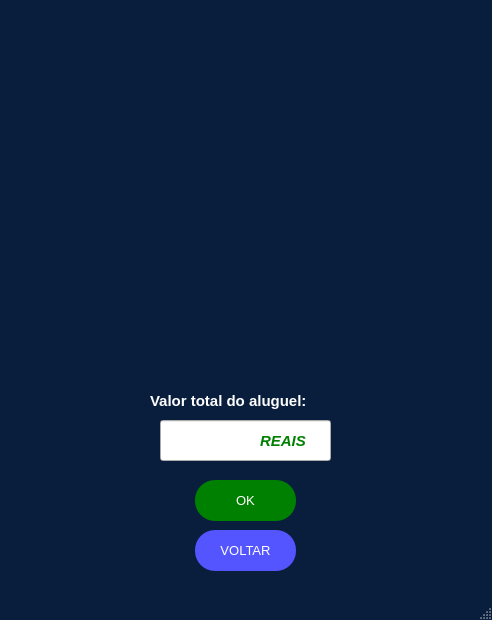
<?xml version="1.0" encoding="UTF-8"?>
<ui version="4.0">
 <class>MainWindow</class>
 <widget class="QMainWindow" name="MainWindow">
  <property name="geometry">
   <rect>
    <x>0</x>
    <y>0</y>
    <width>492</width>
    <height>620</height>
   </rect>
  </property>
  <property name="palette">
   <palette>
    <active>
     <colorrole role="WindowText">
      <brush brushstyle="SolidPattern">
       <color alpha="255">
        <red>255</red>
        <green>255</green>
        <blue>255</blue>
       </color>
      </brush>
     </colorrole>
     <colorrole role="Button">
      <brush brushstyle="SolidPattern">
       <color alpha="255">
        <red>9</red>
        <green>30</green>
        <blue>61</blue>
       </color>
      </brush>
     </colorrole>
     <colorrole role="Light">
      <brush brushstyle="SolidPattern">
       <color alpha="255">
        <red>13</red>
        <green>45</green>
        <blue>91</blue>
       </color>
      </brush>
     </colorrole>
     <colorrole role="Midlight">
      <brush brushstyle="SolidPattern">
       <color alpha="255">
        <red>11</red>
        <green>37</green>
        <blue>76</blue>
       </color>
      </brush>
     </colorrole>
     <colorrole role="Dark">
      <brush brushstyle="SolidPattern">
       <color alpha="255">
        <red>4</red>
        <green>15</green>
        <blue>30</blue>
       </color>
      </brush>
     </colorrole>
     <colorrole role="Mid">
      <brush brushstyle="SolidPattern">
       <color alpha="255">
        <red>6</red>
        <green>20</green>
        <blue>41</blue>
       </color>
      </brush>
     </colorrole>
     <colorrole role="Text">
      <brush brushstyle="SolidPattern">
       <color alpha="255">
        <red>255</red>
        <green>255</green>
        <blue>255</blue>
       </color>
      </brush>
     </colorrole>
     <colorrole role="BrightText">
      <brush brushstyle="SolidPattern">
       <color alpha="255">
        <red>255</red>
        <green>255</green>
        <blue>255</blue>
       </color>
      </brush>
     </colorrole>
     <colorrole role="ButtonText">
      <brush brushstyle="SolidPattern">
       <color alpha="255">
        <red>255</red>
        <green>255</green>
        <blue>255</blue>
       </color>
      </brush>
     </colorrole>
     <colorrole role="Base">
      <brush brushstyle="SolidPattern">
       <color alpha="255">
        <red>0</red>
        <green>0</green>
        <blue>0</blue>
       </color>
      </brush>
     </colorrole>
     <colorrole role="Window">
      <brush brushstyle="SolidPattern">
       <color alpha="255">
        <red>9</red>
        <green>30</green>
        <blue>61</blue>
       </color>
      </brush>
     </colorrole>
     <colorrole role="Shadow">
      <brush brushstyle="SolidPattern">
       <color alpha="255">
        <red>0</red>
        <green>0</green>
        <blue>0</blue>
       </color>
      </brush>
     </colorrole>
     <colorrole role="AlternateBase">
      <brush brushstyle="SolidPattern">
       <color alpha="255">
        <red>4</red>
        <green>15</green>
        <blue>30</blue>
       </color>
      </brush>
     </colorrole>
     <colorrole role="ToolTipBase">
      <brush brushstyle="SolidPattern">
       <color alpha="255">
        <red>255</red>
        <green>255</green>
        <blue>220</blue>
       </color>
      </brush>
     </colorrole>
     <colorrole role="ToolTipText">
      <brush brushstyle="SolidPattern">
       <color alpha="255">
        <red>0</red>
        <green>0</green>
        <blue>0</blue>
       </color>
      </brush>
     </colorrole>
     <colorrole role="PlaceholderText">
      <brush brushstyle="SolidPattern">
       <color alpha="128">
        <red>255</red>
        <green>255</green>
        <blue>255</blue>
       </color>
      </brush>
     </colorrole>
    </active>
    <inactive>
     <colorrole role="WindowText">
      <brush brushstyle="SolidPattern">
       <color alpha="255">
        <red>255</red>
        <green>255</green>
        <blue>255</blue>
       </color>
      </brush>
     </colorrole>
     <colorrole role="Button">
      <brush brushstyle="SolidPattern">
       <color alpha="255">
        <red>9</red>
        <green>30</green>
        <blue>61</blue>
       </color>
      </brush>
     </colorrole>
     <colorrole role="Light">
      <brush brushstyle="SolidPattern">
       <color alpha="255">
        <red>13</red>
        <green>45</green>
        <blue>91</blue>
       </color>
      </brush>
     </colorrole>
     <colorrole role="Midlight">
      <brush brushstyle="SolidPattern">
       <color alpha="255">
        <red>11</red>
        <green>37</green>
        <blue>76</blue>
       </color>
      </brush>
     </colorrole>
     <colorrole role="Dark">
      <brush brushstyle="SolidPattern">
       <color alpha="255">
        <red>4</red>
        <green>15</green>
        <blue>30</blue>
       </color>
      </brush>
     </colorrole>
     <colorrole role="Mid">
      <brush brushstyle="SolidPattern">
       <color alpha="255">
        <red>6</red>
        <green>20</green>
        <blue>41</blue>
       </color>
      </brush>
     </colorrole>
     <colorrole role="Text">
      <brush brushstyle="SolidPattern">
       <color alpha="255">
        <red>255</red>
        <green>255</green>
        <blue>255</blue>
       </color>
      </brush>
     </colorrole>
     <colorrole role="BrightText">
      <brush brushstyle="SolidPattern">
       <color alpha="255">
        <red>255</red>
        <green>255</green>
        <blue>255</blue>
       </color>
      </brush>
     </colorrole>
     <colorrole role="ButtonText">
      <brush brushstyle="SolidPattern">
       <color alpha="255">
        <red>255</red>
        <green>255</green>
        <blue>255</blue>
       </color>
      </brush>
     </colorrole>
     <colorrole role="Base">
      <brush brushstyle="SolidPattern">
       <color alpha="255">
        <red>0</red>
        <green>0</green>
        <blue>0</blue>
       </color>
      </brush>
     </colorrole>
     <colorrole role="Window">
      <brush brushstyle="SolidPattern">
       <color alpha="255">
        <red>9</red>
        <green>30</green>
        <blue>61</blue>
       </color>
      </brush>
     </colorrole>
     <colorrole role="Shadow">
      <brush brushstyle="SolidPattern">
       <color alpha="255">
        <red>0</red>
        <green>0</green>
        <blue>0</blue>
       </color>
      </brush>
     </colorrole>
     <colorrole role="AlternateBase">
      <brush brushstyle="SolidPattern">
       <color alpha="255">
        <red>4</red>
        <green>15</green>
        <blue>30</blue>
       </color>
      </brush>
     </colorrole>
     <colorrole role="ToolTipBase">
      <brush brushstyle="SolidPattern">
       <color alpha="255">
        <red>255</red>
        <green>255</green>
        <blue>220</blue>
       </color>
      </brush>
     </colorrole>
     <colorrole role="ToolTipText">
      <brush brushstyle="SolidPattern">
       <color alpha="255">
        <red>0</red>
        <green>0</green>
        <blue>0</blue>
       </color>
      </brush>
     </colorrole>
     <colorrole role="PlaceholderText">
      <brush brushstyle="SolidPattern">
       <color alpha="128">
        <red>255</red>
        <green>255</green>
        <blue>255</blue>
       </color>
      </brush>
     </colorrole>
    </inactive>
    <disabled>
     <colorrole role="WindowText">
      <brush brushstyle="SolidPattern">
       <color alpha="255">
        <red>4</red>
        <green>15</green>
        <blue>30</blue>
       </color>
      </brush>
     </colorrole>
     <colorrole role="Button">
      <brush brushstyle="SolidPattern">
       <color alpha="255">
        <red>9</red>
        <green>30</green>
        <blue>61</blue>
       </color>
      </brush>
     </colorrole>
     <colorrole role="Light">
      <brush brushstyle="SolidPattern">
       <color alpha="255">
        <red>13</red>
        <green>45</green>
        <blue>91</blue>
       </color>
      </brush>
     </colorrole>
     <colorrole role="Midlight">
      <brush brushstyle="SolidPattern">
       <color alpha="255">
        <red>11</red>
        <green>37</green>
        <blue>76</blue>
       </color>
      </brush>
     </colorrole>
     <colorrole role="Dark">
      <brush brushstyle="SolidPattern">
       <color alpha="255">
        <red>4</red>
        <green>15</green>
        <blue>30</blue>
       </color>
      </brush>
     </colorrole>
     <colorrole role="Mid">
      <brush brushstyle="SolidPattern">
       <color alpha="255">
        <red>6</red>
        <green>20</green>
        <blue>41</blue>
       </color>
      </brush>
     </colorrole>
     <colorrole role="Text">
      <brush brushstyle="SolidPattern">
       <color alpha="255">
        <red>4</red>
        <green>15</green>
        <blue>30</blue>
       </color>
      </brush>
     </colorrole>
     <colorrole role="BrightText">
      <brush brushstyle="SolidPattern">
       <color alpha="255">
        <red>255</red>
        <green>255</green>
        <blue>255</blue>
       </color>
      </brush>
     </colorrole>
     <colorrole role="ButtonText">
      <brush brushstyle="SolidPattern">
       <color alpha="255">
        <red>4</red>
        <green>15</green>
        <blue>30</blue>
       </color>
      </brush>
     </colorrole>
     <colorrole role="Base">
      <brush brushstyle="SolidPattern">
       <color alpha="255">
        <red>9</red>
        <green>30</green>
        <blue>61</blue>
       </color>
      </brush>
     </colorrole>
     <colorrole role="Window">
      <brush brushstyle="SolidPattern">
       <color alpha="255">
        <red>9</red>
        <green>30</green>
        <blue>61</blue>
       </color>
      </brush>
     </colorrole>
     <colorrole role="Shadow">
      <brush brushstyle="SolidPattern">
       <color alpha="255">
        <red>0</red>
        <green>0</green>
        <blue>0</blue>
       </color>
      </brush>
     </colorrole>
     <colorrole role="AlternateBase">
      <brush brushstyle="SolidPattern">
       <color alpha="255">
        <red>9</red>
        <green>30</green>
        <blue>61</blue>
       </color>
      </brush>
     </colorrole>
     <colorrole role="ToolTipBase">
      <brush brushstyle="SolidPattern">
       <color alpha="255">
        <red>255</red>
        <green>255</green>
        <blue>220</blue>
       </color>
      </brush>
     </colorrole>
     <colorrole role="ToolTipText">
      <brush brushstyle="SolidPattern">
       <color alpha="255">
        <red>0</red>
        <green>0</green>
        <blue>0</blue>
       </color>
      </brush>
     </colorrole>
     <colorrole role="PlaceholderText">
      <brush brushstyle="SolidPattern">
       <color alpha="128">
        <red>255</red>
        <green>255</green>
        <blue>255</blue>
       </color>
      </brush>
     </colorrole>
    </disabled>
   </palette>
  </property>
  <property name="windowTitle">
   <string>Long Drive</string>
  </property>
  <property name="windowIcon">
   <iconset>
    <normaloff>../Logos/LOGO4.png</normaloff>../Logos/LOGO4.png</iconset>
  </property>
  <property name="layoutDirection">
   <enum>Qt::LeftToRight</enum>
  </property>
  <widget class="QWidget" name="centralwidget">
   <widget class="QPushButton" name="kwidt2">
    <property name="geometry">
     <rect>
      <x>30</x>
      <y>-100</y>
      <width>431</width>
      <height>451</height>
     </rect>
    </property>
    <property name="palette">
     <palette>
      <active>
       <colorrole role="WindowText">
        <brush brushstyle="SolidPattern">
         <color alpha="255">
          <red>170</red>
          <green>85</green>
          <blue>0</blue>
         </color>
        </brush>
       </colorrole>
       <colorrole role="Text">
        <brush brushstyle="SolidPattern">
         <color alpha="255">
          <red>0</red>
          <green>0</green>
          <blue>0</blue>
         </color>
        </brush>
       </colorrole>
       <colorrole role="BrightText">
        <brush brushstyle="SolidPattern">
         <color alpha="255">
          <red>203</red>
          <green>255</green>
          <blue>80</blue>
         </color>
        </brush>
       </colorrole>
       <colorrole role="ButtonText">
        <brush brushstyle="SolidPattern">
         <color alpha="255">
          <red>57</red>
          <green>87</green>
          <blue>255</blue>
         </color>
        </brush>
       </colorrole>
       <colorrole role="ToolTipBase">
        <brush brushstyle="SolidPattern">
         <color alpha="255">
          <red>255</red>
          <green>255</green>
          <blue>0</blue>
         </color>
        </brush>
       </colorrole>
       <colorrole role="PlaceholderText">
        <brush brushstyle="SolidPattern">
         <color alpha="128">
          <red>0</red>
          <green>0</green>
          <blue>0</blue>
         </color>
        </brush>
       </colorrole>
      </active>
      <inactive>
       <colorrole role="WindowText">
        <brush brushstyle="SolidPattern">
         <color alpha="255">
          <red>170</red>
          <green>85</green>
          <blue>0</blue>
         </color>
        </brush>
       </colorrole>
       <colorrole role="Text">
        <brush brushstyle="SolidPattern">
         <color alpha="255">
          <red>0</red>
          <green>0</green>
          <blue>0</blue>
         </color>
        </brush>
       </colorrole>
       <colorrole role="BrightText">
        <brush brushstyle="SolidPattern">
         <color alpha="255">
          <red>203</red>
          <green>255</green>
          <blue>80</blue>
         </color>
        </brush>
       </colorrole>
       <colorrole role="ButtonText">
        <brush brushstyle="SolidPattern">
         <color alpha="255">
          <red>57</red>
          <green>87</green>
          <blue>255</blue>
         </color>
        </brush>
       </colorrole>
       <colorrole role="ToolTipBase">
        <brush brushstyle="SolidPattern">
         <color alpha="255">
          <red>255</red>
          <green>255</green>
          <blue>0</blue>
         </color>
        </brush>
       </colorrole>
       <colorrole role="PlaceholderText">
        <brush brushstyle="SolidPattern">
         <color alpha="128">
          <red>0</red>
          <green>0</green>
          <blue>0</blue>
         </color>
        </brush>
       </colorrole>
      </inactive>
      <disabled>
       <colorrole role="WindowText">
        <brush brushstyle="SolidPattern">
         <color alpha="255">
          <red>4</red>
          <green>15</green>
          <blue>30</blue>
         </color>
        </brush>
       </colorrole>
       <colorrole role="Text">
        <brush brushstyle="SolidPattern">
         <color alpha="255">
          <red>120</red>
          <green>120</green>
          <blue>120</blue>
         </color>
        </brush>
       </colorrole>
       <colorrole role="BrightText">
        <brush brushstyle="SolidPattern">
         <color alpha="255">
          <red>203</red>
          <green>255</green>
          <blue>80</blue>
         </color>
        </brush>
       </colorrole>
       <colorrole role="ButtonText">
        <brush brushstyle="SolidPattern">
         <color alpha="255">
          <red>120</red>
          <green>120</green>
          <blue>120</blue>
         </color>
        </brush>
       </colorrole>
       <colorrole role="ToolTipBase">
        <brush brushstyle="SolidPattern">
         <color alpha="255">
          <red>255</red>
          <green>255</green>
          <blue>0</blue>
         </color>
        </brush>
       </colorrole>
       <colorrole role="PlaceholderText">
        <brush brushstyle="SolidPattern">
         <color alpha="128">
          <red>0</red>
          <green>0</green>
          <blue>0</blue>
         </color>
        </brush>
       </colorrole>
      </disabled>
     </palette>
    </property>
    <property name="font">
     <font>
      <family>Arial</family>
      <weight>75</weight>
      <bold>true</bold>
     </font>
    </property>
    <property name="contextMenuPolicy">
     <enum>Qt::CustomContextMenu</enum>
    </property>
    <property name="text">
     <string/>
    </property>
    <property name="icon">
     <iconset>
      <normaloff>../Imagens/Parte 2/1.6 hrv EDIT.png</normaloff>../Imagens/Parte 2/1.6 hrv EDIT.png</iconset>
    </property>
    <property name="iconSize">
     <size>
      <width>492</width>
      <height>456</height>
     </size>
    </property>
    <property name="checkable">
     <bool>false</bool>
    </property>
    <property name="autoRepeat">
     <bool>false</bool>
    </property>
    <property name="autoExclusive">
     <bool>false</bool>
    </property>
    <property name="autoDefault">
     <bool>false</bool>
    </property>
    <property name="default">
     <bool>false</bool>
    </property>
    <property name="flat">
     <bool>true</bool>
    </property>
   </widget>
   <widget class="QLabel" name="logoT6">
    <property name="enabled">
     <bool>true</bool>
    </property>
    <property name="geometry">
     <rect>
      <x>1110</x>
      <y>530</y>
      <width>231</width>
      <height>231</height>
     </rect>
    </property>
    <property name="toolTip">
     <string>&lt;html&gt;&lt;head/&gt;&lt;body&gt;&lt;p align=&quot;center&quot;&gt;&lt;br/&gt;&lt;/p&gt;&lt;/body&gt;&lt;/html&gt;</string>
    </property>
    <property name="whatsThis">
     <string>&lt;html&gt;&lt;head/&gt;&lt;body&gt;&lt;p align=&quot;center&quot;&gt;&lt;br/&gt;&lt;/p&gt;&lt;/body&gt;&lt;/html&gt;</string>
    </property>
    <property name="autoFillBackground">
     <bool>false</bool>
    </property>
    <property name="styleSheet">
     <string notr="true"/>
    </property>
    <property name="text">
     <string/>
    </property>
    <property name="pixmap">
     <pixmap>../Logos/LOGO2.png</pixmap>
    </property>
    <property name="scaledContents">
     <bool>true</bool>
    </property>
    <property name="wordWrap">
     <bool>false</bool>
    </property>
   </widget>
   <widget class="QPushButton" name="voltar_10">
    <property name="geometry">
     <rect>
      <x>195</x>
      <y>530</y>
      <width>101</width>
      <height>41</height>
     </rect>
    </property>
    <property name="palette">
     <palette>
      <active>
       <colorrole role="WindowText">
        <brush brushstyle="SolidPattern">
         <color alpha="255">
          <red>255</red>
          <green>255</green>
          <blue>255</blue>
         </color>
        </brush>
       </colorrole>
       <colorrole role="Button">
        <brush brushstyle="SolidPattern">
         <color alpha="255">
          <red>85</red>
          <green>85</green>
          <blue>255</blue>
         </color>
        </brush>
       </colorrole>
       <colorrole role="Text">
        <brush brushstyle="SolidPattern">
         <color alpha="255">
          <red>255</red>
          <green>255</green>
          <blue>255</blue>
         </color>
        </brush>
       </colorrole>
       <colorrole role="BrightText">
        <brush brushstyle="SolidPattern">
         <color alpha="255">
          <red>203</red>
          <green>255</green>
          <blue>80</blue>
         </color>
        </brush>
       </colorrole>
       <colorrole role="ButtonText">
        <brush brushstyle="SolidPattern">
         <color alpha="255">
          <red>255</red>
          <green>255</green>
          <blue>255</blue>
         </color>
        </brush>
       </colorrole>
       <colorrole role="Base">
        <brush brushstyle="SolidPattern">
         <color alpha="255">
          <red>85</red>
          <green>85</green>
          <blue>255</blue>
         </color>
        </brush>
       </colorrole>
       <colorrole role="Window">
        <brush brushstyle="SolidPattern">
         <color alpha="255">
          <red>85</red>
          <green>85</green>
          <blue>255</blue>
         </color>
        </brush>
       </colorrole>
       <colorrole role="ToolTipBase">
        <brush brushstyle="SolidPattern">
         <color alpha="255">
          <red>255</red>
          <green>255</green>
          <blue>0</blue>
         </color>
        </brush>
       </colorrole>
       <colorrole role="PlaceholderText">
        <brush brushstyle="SolidPattern">
         <color alpha="128">
          <red>0</red>
          <green>0</green>
          <blue>0</blue>
         </color>
        </brush>
       </colorrole>
      </active>
      <inactive>
       <colorrole role="WindowText">
        <brush brushstyle="SolidPattern">
         <color alpha="255">
          <red>255</red>
          <green>255</green>
          <blue>255</blue>
         </color>
        </brush>
       </colorrole>
       <colorrole role="Button">
        <brush brushstyle="SolidPattern">
         <color alpha="255">
          <red>85</red>
          <green>85</green>
          <blue>255</blue>
         </color>
        </brush>
       </colorrole>
       <colorrole role="Text">
        <brush brushstyle="SolidPattern">
         <color alpha="255">
          <red>255</red>
          <green>255</green>
          <blue>255</blue>
         </color>
        </brush>
       </colorrole>
       <colorrole role="BrightText">
        <brush brushstyle="SolidPattern">
         <color alpha="255">
          <red>203</red>
          <green>255</green>
          <blue>80</blue>
         </color>
        </brush>
       </colorrole>
       <colorrole role="ButtonText">
        <brush brushstyle="SolidPattern">
         <color alpha="255">
          <red>255</red>
          <green>255</green>
          <blue>255</blue>
         </color>
        </brush>
       </colorrole>
       <colorrole role="Base">
        <brush brushstyle="SolidPattern">
         <color alpha="255">
          <red>85</red>
          <green>85</green>
          <blue>255</blue>
         </color>
        </brush>
       </colorrole>
       <colorrole role="Window">
        <brush brushstyle="SolidPattern">
         <color alpha="255">
          <red>85</red>
          <green>85</green>
          <blue>255</blue>
         </color>
        </brush>
       </colorrole>
       <colorrole role="ToolTipBase">
        <brush brushstyle="SolidPattern">
         <color alpha="255">
          <red>255</red>
          <green>255</green>
          <blue>0</blue>
         </color>
        </brush>
       </colorrole>
       <colorrole role="PlaceholderText">
        <brush brushstyle="SolidPattern">
         <color alpha="128">
          <red>0</red>
          <green>0</green>
          <blue>0</blue>
         </color>
        </brush>
       </colorrole>
      </inactive>
      <disabled>
       <colorrole role="WindowText">
        <brush brushstyle="SolidPattern">
         <color alpha="255">
          <red>255</red>
          <green>255</green>
          <blue>255</blue>
         </color>
        </brush>
       </colorrole>
       <colorrole role="Button">
        <brush brushstyle="SolidPattern">
         <color alpha="255">
          <red>85</red>
          <green>85</green>
          <blue>255</blue>
         </color>
        </brush>
       </colorrole>
       <colorrole role="Text">
        <brush brushstyle="SolidPattern">
         <color alpha="255">
          <red>255</red>
          <green>255</green>
          <blue>255</blue>
         </color>
        </brush>
       </colorrole>
       <colorrole role="BrightText">
        <brush brushstyle="SolidPattern">
         <color alpha="255">
          <red>203</red>
          <green>255</green>
          <blue>80</blue>
         </color>
        </brush>
       </colorrole>
       <colorrole role="ButtonText">
        <brush brushstyle="SolidPattern">
         <color alpha="255">
          <red>255</red>
          <green>255</green>
          <blue>255</blue>
         </color>
        </brush>
       </colorrole>
       <colorrole role="Base">
        <brush brushstyle="SolidPattern">
         <color alpha="255">
          <red>85</red>
          <green>85</green>
          <blue>255</blue>
         </color>
        </brush>
       </colorrole>
       <colorrole role="Window">
        <brush brushstyle="SolidPattern">
         <color alpha="255">
          <red>85</red>
          <green>85</green>
          <blue>255</blue>
         </color>
        </brush>
       </colorrole>
       <colorrole role="ToolTipBase">
        <brush brushstyle="SolidPattern">
         <color alpha="255">
          <red>255</red>
          <green>255</green>
          <blue>0</blue>
         </color>
        </brush>
       </colorrole>
       <colorrole role="PlaceholderText">
        <brush brushstyle="SolidPattern">
         <color alpha="128">
          <red>0</red>
          <green>0</green>
          <blue>0</blue>
         </color>
        </brush>
       </colorrole>
      </disabled>
     </palette>
    </property>
    <property name="font">
     <font>
      <family>Arial</family>
      <pointsize>10</pointsize>
      <weight>9</weight>
      <italic>false</italic>
      <bold>false</bold>
     </font>
    </property>
    <property name="contextMenuPolicy">
     <enum>Qt::CustomContextMenu</enum>
    </property>
    <property name="styleSheet">
     <string notr="true">QPushButton{
	color:white;
	border-radius:20px;
	background-color: rgb(85, 85, 255);
	font: 75 10pt &quot;Arial&quot;;
}
QPushButton:hover{
	background-color: rgb(10, 10, 127);
}</string>
    </property>
    <property name="text">
     <string>VOLTAR</string>
    </property>
    <property name="iconSize">
     <size>
      <width>93</width>
      <height>100</height>
     </size>
    </property>
    <property name="checkable">
     <bool>false</bool>
    </property>
    <property name="autoRepeat">
     <bool>false</bool>
    </property>
    <property name="autoExclusive">
     <bool>false</bool>
    </property>
    <property name="autoDefault">
     <bool>false</bool>
    </property>
    <property name="default">
     <bool>false</bool>
    </property>
    <property name="flat">
     <bool>true</bool>
    </property>
   </widget>
   <widget class="QLabel" name="datacli1">
    <property name="geometry">
     <rect>
      <x>150</x>
      <y>385</y>
      <width>201</width>
      <height>31</height>
     </rect>
    </property>
    <property name="font">
     <font>
      <family>Arial</family>
      <pointsize>11</pointsize>
      <weight>75</weight>
      <bold>true</bold>
     </font>
    </property>
    <property name="text">
     <string>Valor total do aluguel:</string>
    </property>
   </widget>
   <widget class="QPushButton" name="devolver">
    <property name="geometry">
     <rect>
      <x>195</x>
      <y>480</y>
      <width>101</width>
      <height>41</height>
     </rect>
    </property>
    <property name="palette">
     <palette>
      <active>
       <colorrole role="WindowText">
        <brush brushstyle="SolidPattern">
         <color alpha="255">
          <red>255</red>
          <green>255</green>
          <blue>255</blue>
         </color>
        </brush>
       </colorrole>
       <colorrole role="Button">
        <brush brushstyle="SolidPattern">
         <color alpha="255">
          <red>0</red>
          <green>128</green>
          <blue>0</blue>
         </color>
        </brush>
       </colorrole>
       <colorrole role="Text">
        <brush brushstyle="SolidPattern">
         <color alpha="255">
          <red>255</red>
          <green>255</green>
          <blue>255</blue>
         </color>
        </brush>
       </colorrole>
       <colorrole role="BrightText">
        <brush brushstyle="SolidPattern">
         <color alpha="255">
          <red>203</red>
          <green>255</green>
          <blue>80</blue>
         </color>
        </brush>
       </colorrole>
       <colorrole role="ButtonText">
        <brush brushstyle="SolidPattern">
         <color alpha="255">
          <red>255</red>
          <green>255</green>
          <blue>255</blue>
         </color>
        </brush>
       </colorrole>
       <colorrole role="Base">
        <brush brushstyle="SolidPattern">
         <color alpha="255">
          <red>0</red>
          <green>128</green>
          <blue>0</blue>
         </color>
        </brush>
       </colorrole>
       <colorrole role="Window">
        <brush brushstyle="SolidPattern">
         <color alpha="255">
          <red>0</red>
          <green>128</green>
          <blue>0</blue>
         </color>
        </brush>
       </colorrole>
       <colorrole role="ToolTipBase">
        <brush brushstyle="SolidPattern">
         <color alpha="255">
          <red>255</red>
          <green>255</green>
          <blue>0</blue>
         </color>
        </brush>
       </colorrole>
       <colorrole role="PlaceholderText">
        <brush brushstyle="SolidPattern">
         <color alpha="128">
          <red>0</red>
          <green>0</green>
          <blue>0</blue>
         </color>
        </brush>
       </colorrole>
      </active>
      <inactive>
       <colorrole role="WindowText">
        <brush brushstyle="SolidPattern">
         <color alpha="255">
          <red>255</red>
          <green>255</green>
          <blue>255</blue>
         </color>
        </brush>
       </colorrole>
       <colorrole role="Button">
        <brush brushstyle="SolidPattern">
         <color alpha="255">
          <red>0</red>
          <green>128</green>
          <blue>0</blue>
         </color>
        </brush>
       </colorrole>
       <colorrole role="Text">
        <brush brushstyle="SolidPattern">
         <color alpha="255">
          <red>255</red>
          <green>255</green>
          <blue>255</blue>
         </color>
        </brush>
       </colorrole>
       <colorrole role="BrightText">
        <brush brushstyle="SolidPattern">
         <color alpha="255">
          <red>203</red>
          <green>255</green>
          <blue>80</blue>
         </color>
        </brush>
       </colorrole>
       <colorrole role="ButtonText">
        <brush brushstyle="SolidPattern">
         <color alpha="255">
          <red>255</red>
          <green>255</green>
          <blue>255</blue>
         </color>
        </brush>
       </colorrole>
       <colorrole role="Base">
        <brush brushstyle="SolidPattern">
         <color alpha="255">
          <red>0</red>
          <green>128</green>
          <blue>0</blue>
         </color>
        </brush>
       </colorrole>
       <colorrole role="Window">
        <brush brushstyle="SolidPattern">
         <color alpha="255">
          <red>0</red>
          <green>128</green>
          <blue>0</blue>
         </color>
        </brush>
       </colorrole>
       <colorrole role="ToolTipBase">
        <brush brushstyle="SolidPattern">
         <color alpha="255">
          <red>255</red>
          <green>255</green>
          <blue>0</blue>
         </color>
        </brush>
       </colorrole>
       <colorrole role="PlaceholderText">
        <brush brushstyle="SolidPattern">
         <color alpha="128">
          <red>0</red>
          <green>0</green>
          <blue>0</blue>
         </color>
        </brush>
       </colorrole>
      </inactive>
      <disabled>
       <colorrole role="WindowText">
        <brush brushstyle="SolidPattern">
         <color alpha="255">
          <red>255</red>
          <green>255</green>
          <blue>255</blue>
         </color>
        </brush>
       </colorrole>
       <colorrole role="Button">
        <brush brushstyle="SolidPattern">
         <color alpha="255">
          <red>0</red>
          <green>128</green>
          <blue>0</blue>
         </color>
        </brush>
       </colorrole>
       <colorrole role="Text">
        <brush brushstyle="SolidPattern">
         <color alpha="255">
          <red>255</red>
          <green>255</green>
          <blue>255</blue>
         </color>
        </brush>
       </colorrole>
       <colorrole role="BrightText">
        <brush brushstyle="SolidPattern">
         <color alpha="255">
          <red>203</red>
          <green>255</green>
          <blue>80</blue>
         </color>
        </brush>
       </colorrole>
       <colorrole role="ButtonText">
        <brush brushstyle="SolidPattern">
         <color alpha="255">
          <red>255</red>
          <green>255</green>
          <blue>255</blue>
         </color>
        </brush>
       </colorrole>
       <colorrole role="Base">
        <brush brushstyle="SolidPattern">
         <color alpha="255">
          <red>0</red>
          <green>128</green>
          <blue>0</blue>
         </color>
        </brush>
       </colorrole>
       <colorrole role="Window">
        <brush brushstyle="SolidPattern">
         <color alpha="255">
          <red>0</red>
          <green>128</green>
          <blue>0</blue>
         </color>
        </brush>
       </colorrole>
       <colorrole role="ToolTipBase">
        <brush brushstyle="SolidPattern">
         <color alpha="255">
          <red>255</red>
          <green>255</green>
          <blue>0</blue>
         </color>
        </brush>
       </colorrole>
       <colorrole role="PlaceholderText">
        <brush brushstyle="SolidPattern">
         <color alpha="128">
          <red>0</red>
          <green>0</green>
          <blue>0</blue>
         </color>
        </brush>
       </colorrole>
      </disabled>
     </palette>
    </property>
    <property name="font">
     <font>
      <family>Arial</family>
      <pointsize>10</pointsize>
      <weight>9</weight>
      <italic>false</italic>
      <bold>false</bold>
     </font>
    </property>
    <property name="contextMenuPolicy">
     <enum>Qt::CustomContextMenu</enum>
    </property>
    <property name="styleSheet">
     <string notr="true">QPushButton{
	color:white;
	border-radius:20px;
	background-color: #008000;
	font: 75 10pt &quot;Arial&quot;;
}
QPushButton:hover{
	background-color: #005500;
}</string>
    </property>
    <property name="text">
     <string>OK</string>
    </property>
    <property name="iconSize">
     <size>
      <width>93</width>
      <height>100</height>
     </size>
    </property>
    <property name="checkable">
     <bool>false</bool>
    </property>
    <property name="autoRepeat">
     <bool>false</bool>
    </property>
    <property name="autoExclusive">
     <bool>false</bool>
    </property>
    <property name="autoDefault">
     <bool>false</bool>
    </property>
    <property name="default">
     <bool>false</bool>
    </property>
    <property name="flat">
     <bool>true</bool>
    </property>
   </widget>
   <widget class="QPushButton" name="kwidt2_2">
    <property name="geometry">
     <rect>
      <x>10</x>
      <y>510</y>
      <width>51</width>
      <height>81</height>
     </rect>
    </property>
    <property name="palette">
     <palette>
      <active>
       <colorrole role="WindowText">
        <brush brushstyle="SolidPattern">
         <color alpha="255">
          <red>170</red>
          <green>85</green>
          <blue>0</blue>
         </color>
        </brush>
       </colorrole>
       <colorrole role="Text">
        <brush brushstyle="SolidPattern">
         <color alpha="255">
          <red>0</red>
          <green>0</green>
          <blue>0</blue>
         </color>
        </brush>
       </colorrole>
       <colorrole role="BrightText">
        <brush brushstyle="SolidPattern">
         <color alpha="255">
          <red>203</red>
          <green>255</green>
          <blue>80</blue>
         </color>
        </brush>
       </colorrole>
       <colorrole role="ButtonText">
        <brush brushstyle="SolidPattern">
         <color alpha="255">
          <red>57</red>
          <green>87</green>
          <blue>255</blue>
         </color>
        </brush>
       </colorrole>
       <colorrole role="ToolTipBase">
        <brush brushstyle="SolidPattern">
         <color alpha="255">
          <red>255</red>
          <green>255</green>
          <blue>0</blue>
         </color>
        </brush>
       </colorrole>
       <colorrole role="PlaceholderText">
        <brush brushstyle="SolidPattern">
         <color alpha="128">
          <red>0</red>
          <green>0</green>
          <blue>0</blue>
         </color>
        </brush>
       </colorrole>
      </active>
      <inactive>
       <colorrole role="WindowText">
        <brush brushstyle="SolidPattern">
         <color alpha="255">
          <red>170</red>
          <green>85</green>
          <blue>0</blue>
         </color>
        </brush>
       </colorrole>
       <colorrole role="Text">
        <brush brushstyle="SolidPattern">
         <color alpha="255">
          <red>0</red>
          <green>0</green>
          <blue>0</blue>
         </color>
        </brush>
       </colorrole>
       <colorrole role="BrightText">
        <brush brushstyle="SolidPattern">
         <color alpha="255">
          <red>203</red>
          <green>255</green>
          <blue>80</blue>
         </color>
        </brush>
       </colorrole>
       <colorrole role="ButtonText">
        <brush brushstyle="SolidPattern">
         <color alpha="255">
          <red>57</red>
          <green>87</green>
          <blue>255</blue>
         </color>
        </brush>
       </colorrole>
       <colorrole role="ToolTipBase">
        <brush brushstyle="SolidPattern">
         <color alpha="255">
          <red>255</red>
          <green>255</green>
          <blue>0</blue>
         </color>
        </brush>
       </colorrole>
       <colorrole role="PlaceholderText">
        <brush brushstyle="SolidPattern">
         <color alpha="128">
          <red>0</red>
          <green>0</green>
          <blue>0</blue>
         </color>
        </brush>
       </colorrole>
      </inactive>
      <disabled>
       <colorrole role="WindowText">
        <brush brushstyle="SolidPattern">
         <color alpha="255">
          <red>4</red>
          <green>15</green>
          <blue>30</blue>
         </color>
        </brush>
       </colorrole>
       <colorrole role="Text">
        <brush brushstyle="SolidPattern">
         <color alpha="255">
          <red>120</red>
          <green>120</green>
          <blue>120</blue>
         </color>
        </brush>
       </colorrole>
       <colorrole role="BrightText">
        <brush brushstyle="SolidPattern">
         <color alpha="255">
          <red>203</red>
          <green>255</green>
          <blue>80</blue>
         </color>
        </brush>
       </colorrole>
       <colorrole role="ButtonText">
        <brush brushstyle="SolidPattern">
         <color alpha="255">
          <red>120</red>
          <green>120</green>
          <blue>120</blue>
         </color>
        </brush>
       </colorrole>
       <colorrole role="ToolTipBase">
        <brush brushstyle="SolidPattern">
         <color alpha="255">
          <red>255</red>
          <green>255</green>
          <blue>0</blue>
         </color>
        </brush>
       </colorrole>
       <colorrole role="PlaceholderText">
        <brush brushstyle="SolidPattern">
         <color alpha="128">
          <red>0</red>
          <green>0</green>
          <blue>0</blue>
         </color>
        </brush>
       </colorrole>
      </disabled>
     </palette>
    </property>
    <property name="font">
     <font>
      <family>Arial</family>
      <weight>75</weight>
      <bold>true</bold>
     </font>
    </property>
    <property name="contextMenuPolicy">
     <enum>Qt::CustomContextMenu</enum>
    </property>
    <property name="text">
     <string/>
    </property>
    <property name="icon">
     <iconset>
      <normaloff>../Logos/LOGO3.png</normaloff>../Logos/LOGO3.png</iconset>
    </property>
    <property name="iconSize">
     <size>
      <width>102</width>
      <height>99</height>
     </size>
    </property>
    <property name="checkable">
     <bool>false</bool>
    </property>
    <property name="autoRepeat">
     <bool>false</bool>
    </property>
    <property name="autoExclusive">
     <bool>false</bool>
    </property>
    <property name="autoDefault">
     <bool>false</bool>
    </property>
    <property name="default">
     <bool>false</bool>
    </property>
    <property name="flat">
     <bool>true</bool>
    </property>
   </widget>
   <widget class="QLineEdit" name="total">
    <property name="enabled">
     <bool>true</bool>
    </property>
    <property name="geometry">
     <rect>
      <x>160</x>
      <y>420</y>
      <width>171</width>
      <height>41</height>
     </rect>
    </property>
    <property name="font">
     <font>
      <pointsize>10</pointsize>
      <weight>75</weight>
      <bold>true</bold>
     </font>
    </property>
    <property name="styleSheet">
     <string notr="true">COLOR:GREEN;</string>
    </property>
    <property name="inputMask">
     <string/>
    </property>
   </widget>
   <widget class="QLabel" name="datacli1_2">
    <property name="geometry">
     <rect>
      <x>260</x>
      <y>420</y>
      <width>61</width>
      <height>41</height>
     </rect>
    </property>
    <property name="font">
     <font>
      <family>Arial</family>
      <pointsize>11</pointsize>
      <weight>75</weight>
      <italic>true</italic>
      <bold>true</bold>
      <underline>false</underline>
     </font>
    </property>
    <property name="styleSheet">
     <string notr="true">COLOR:GREEN;</string>
    </property>
    <property name="text">
     <string>REAIS</string>
    </property>
   </widget>
  </widget>
  <widget class="QStatusBar" name="statusbar"/>
 </widget>
 <resources>
  <include location="../ICONES_QTDESIGNER.qrc"/>
 </resources>
 <connections/>
</ui>
